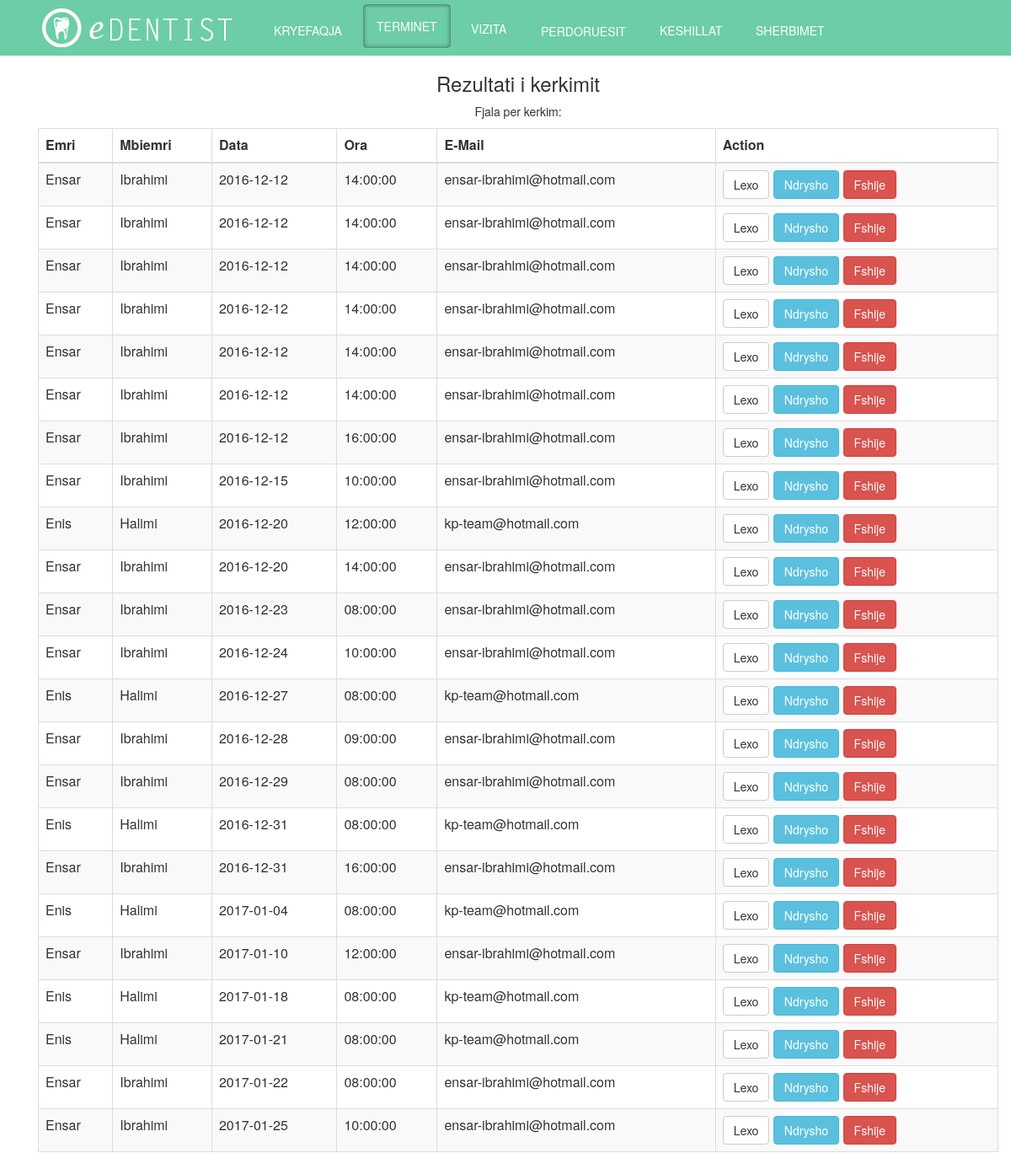
The app's page /admin/CRUD/search.php (signed in) with its own data.
### tables this page shows
CREATE TABLE `user` (
  `user_id` int(11) NOT NULL,
  `username` varchar(100) NOT NULL,
  `password` varchar(100) NOT NULL,
  `name` varchar(100) NOT NULL,
  `surname` varchar(100) NOT NULL,
  `email` varchar(100) NOT NULL,
  `admin` tinyint(1) NOT NULL
);

CREATE TABLE `termini` (
  `id_termini` int(11) NOT NULL,
  `date` date NOT NULL,
  `time` time NOT NULL,
  `id_users` int(11) NOT NULL
);

### admin/CRUD/search.php (the view, shortened to what this page needs)
<?php
if(!isset($_SESSION['logged_in']))
 {
     $message = "Nuk keni akses.";
     echo "<script type='text/javascript'>alert('$message');</script>" ;
      header("refresh:0 url=../index.php");
 }
 else if($_SESSION['mof'] == 0)
 {
      $message = "Nuk keni akses.";
     echo "<script type='text/javascript'>alert('$message');</script>" ;
      header("refresh:0 url=../index.php");
 }
 else{
     $term= null;
    if (!empty($_GET))
    {
        $term = $_GET['id'];
    }
    else{
    $term = $_POST['srch-term'];
    }
      ?>
  <head>
	<link rel="stylesheet" type="text/css" href="../../css/mystyle.css">
	<link rel="stylesheet" type="text/css" href="../../css/hover.css">
    <link href="../../css/bootstrap.min.css" rel="stylesheet">
     <link rel="stylesheet" href="//code.jquery.com/ui/1.12.1/themes/base/jquery-ui.css">
    </head>
    <body>
    <div class = "navbar navbar-inverse navbar-fixed-top" id="header" >
        <div class = "container">
            <div class="collapse navbar-collapse" id="navbar-collapse">
                <ul class ="nav navbar-nav">
                    <li><a href="../index.php" id="logo"></a></li>
                    <li><a href="../../index.php" class="hvr-underline-from-left" id="links">KRYEFAQJA</a></li>
                    <li><a href="../index.php" class="hvr-underline-from-left" id="active">TERMINET</a></li>
                           <li><a href="../?admin=vizita" class="hvr-underline-from-left"id="links">VIZITA </a></li>
                    <li><a href="../?admin=userat" class="hvr-underline-from-left" id="links">PERDORUESIT </a></li>
                     <li><a href="../?admin=keshillat" class="hvr-underline-from-left"id="links">KESHILLAT </a></li>
                    <li><a href="../?admin=sherbimet" class="hvr-underline-from-left" id="links">SHERBIMET</a></li>
                 </ul>
             </div>
        </div>
    </div>
<div class ="container" id="content" align="center">
     <div class="container">
            <div class="row">
                <h3>Rezultati i kerkimit</h3>
                <p>Fjala per kerkim: <?php echo $term;?></p>
            </div>
                <table class="table table-striped table-bordered">
                  <thead>
                    <tr>
                      <th>Emri</th>
                      <th>Mbiemri</th>
                      <th>Data</th>
                      <th>Ora</th>
                      <th>E-Mail</th>
                      <th>Action</th>
                    </tr>
                  </thead>
                  <tbody>
                  <?php
                  $selektimi = "SELECT u.user_id, u.name, u.surname, t.date, t.time, u.email, t.id_termini FROM user AS u INNER JOIN termini AS t ON u.user_id=t.id_users WHERE u.name LIKE '%".$term."%' OR u.surname LIKE '%".$term."%' OR u.username LIKE '%".$term."%' OR u.email LIKE '%".$term."%' OR t.time LIKE '%".$term."%' OR t.date LIKE '%".$term."%'  ORDER BY `t`.`date` ASC, t.time ASC";
                    		$result = mysql_query($selektimi) or die ('invalid query:'. mysql_error());
                       if(mysql_num_rows($result)== 0){
            $message = "Nuk eshte gjetur asnje e dhene. Provoni perseri";
                        echo "<script type='text/javascript'>alert('$message');</script>";
                        header("refresh:0;url=../index.php");
        }
                else{
                       while($row = mysql_fetch_array($result))
		{
			list($user_id, $name, $surname,  $date, $time, $email, $termini_id )=$row;
			echo '  <tr>';
			echo '<td>'.$name.'</td>';
			echo '<td>'.$surname.'</td>';
			echo '<td>'.$date.'</td>';
			echo '<td>'.$time.'</td>';
			echo '<td>'.$email.'</td>';
                        echo '<td><a class="btn btn-default" href="read.php?id='.$termini_id.'" >Lexo</a>';
                        echo '<a class="btn btn-info   " href="update.php?id='.$termini_id.'" >Ndrysho</a>';
                        echo '<a class="btn btn-danger" href="delete.php?id='.$termini_id.'" >Fshije</a></td>';
			echo '  </tr>';
		}
                }
                  ?>
                  </tbody>
            </table>
     </div>
        </div>
 <?php }

### css/mystyle.css (style rules this page uses)
#header { margin: 0px; }
body { color: #666666; margin : 0px; font-family:"Letter Gothic Bold", Letter Gothic, sans-serif; background-color: #CCCCCC; }
#header #links, #links:hover { color:#FFFFFF; background-color:#6ccda6; margin-left: 10px; }
#logo { position: relative; display: inline; background-image: url("../images/logo.png"); width: 250px; height: 60px; float: left; padding: 0px; margin:0px 0px 0px 20px; }
#links { margin:5% 0px 0px 10%; }
#header #active { background: none; box-shadow: inset 0 0 5px rgba(0,0,0, 0.4), rgba(255,255,255,0.1) 0 1px 0; border-radius: 4px; border: 1px solid rgba(0,0,0,0.25); color: #fff; margin-left: 10px; }

### records on screen
user: name "Ensar", surname "Ibrahimi", termini.date "2016-12-12", termini.time "14:00:00", email "ensar-ibrahimi@hotmail.com", termini.time "16:00:00", termini.date "2016-12-15", termini.time "10:00:00", termini.date "2016-12-20", termini.date "2016-12-23", termini.time "08:00:00", termini.date "2016-12-24", termini.date "2016-12-28", termini.time "09:00:00", termini.date "2016-12-29", termini.date "2016-12-31", termini.date "2017-01-10", termini.time "12:00:00", termini.date "2017-01-22", termini.date "2017-01-25"
user: name "Enis", surname "Halimi", termini.date "2016-12-20", termini.time "12:00:00", email "kp-team@hotmail.com", termini.date "2016-12-27", termini.time "08:00:00", termini.date "2016-12-31", termini.date "2017-01-04", termini.date "2017-01-18", termini.date "2017-01-21"
